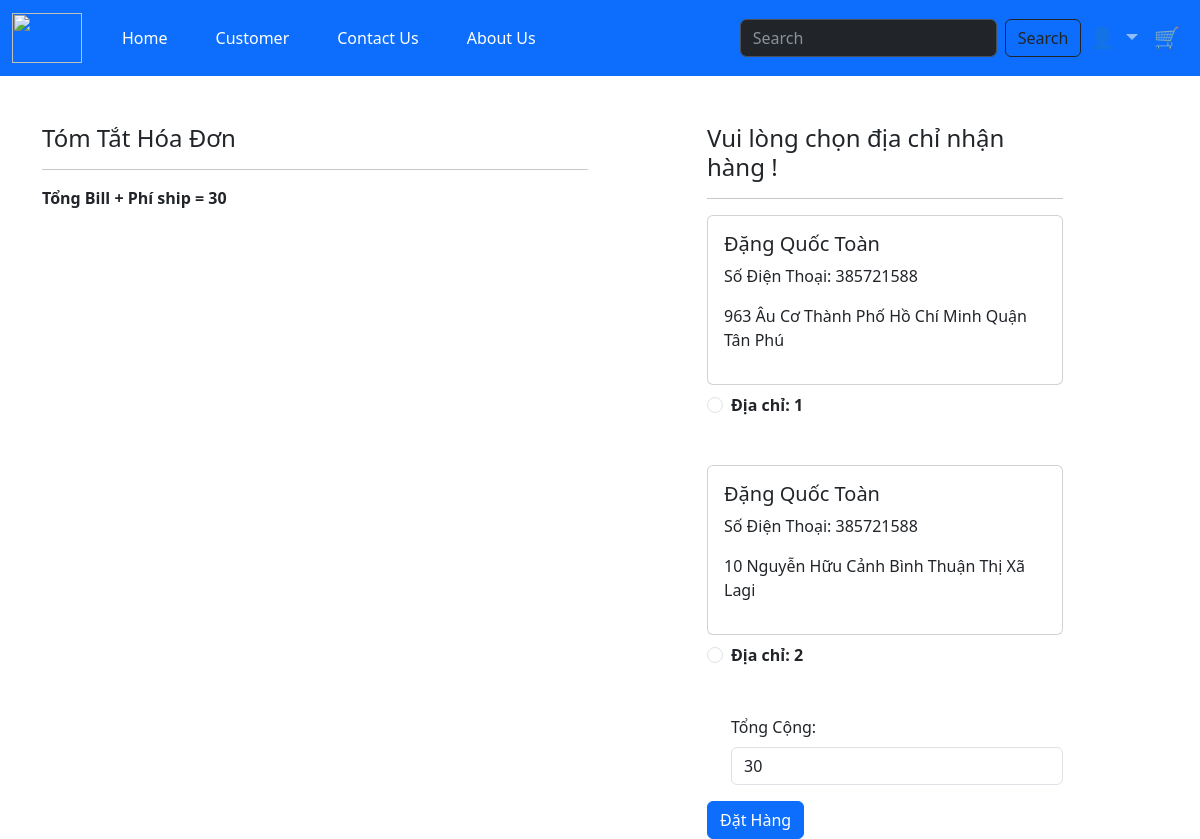
The app's page /checkout (signed in) with its own data.
### app/models.py (models this page shows, shortened)
class Customer(models.Model):
    user = models.ForeignKey(User, on_delete=models.SET_NULL, null=True,blank=False)
    name = models.CharField(max_length=200, null=True)
    email = models.CharField(max_length=200, null=True)
    city = models.CharField(max_length=200, null=True)
    phone = models.IntegerField(default=0)
    state  = models.CharField(max_length=200, null=True)
    address = models.CharField(max_length=200,null=True)

### app/views.py (the view)
# urls.py: path('checkout', views.checkout.as_view(), name='checkout'),
class checkout(View):
    def get(self, request):
        user = request.user
        add = Customer.objects.filter(user=user)
        cart_items = Cart.objects.filter(user=user)
        famount = 0
        for p in cart_items:
            value = p.quantity * p.product.price
            famount = famount + value
        totalamount = famount+30
        return render(request, 'checkout.html', locals())

### app/templates/checkout.html (shortened to what this page needs)
{% extends 'customer.html' %}
{% load static %}
{% block content %}
<div class="container">
	<div class="row mt-5">
		<div class="col-sm-6">
			<h4>Tóm Tắt Hóa Đơn</h4>
			<hr>
			<p class="fw-bold">Tổng Bill + Phí ship = {{totalamount}}</p>
		</div>
		<div class="col-sm-4 offset-sm-1">
			<h4>Vui lòng chọn địa chỉ nhận hàng !</h4>
			<hr>
			<form method="post" id ="myform">
				{% for ad in add %}
				<div class="card">
					<div class="card-body">
						<h5>{{ad.name}}</h5>
						<p>Số Điện Thoại: {{ad.phone}}</p>
						<p>{{ad.address}} {{ad.city}} {{ad.state}}</p>
					</div>
				</div>
				<div>
					<div class="form-check mt-2 mb-5">
						<input  class="form-check-input" type="radio" name="custid" id="custadd{{forloop.counter}}" value = "{{ad.id}}">
						<label class="form-check-label fw-bold" for="custadd{{forloop.counter}}">
							Địa chỉ: {{forloop.counter}}
						</label>
					</div>
					{% endfor %}
					<div class="form-check mb-3">
						<label for="totamount" class="form-label">Tổng Cộng: </label>
						<input type="number" name="totamount" class="form-control" value="{{totalamount}}" readonly>
					</div>
					<div class="d-gird"> <a href="/done" class="btn btn-primary">Đặt Hàng</a></div>
				</div>
			</form>
		</div>
	</div>
</div>
{% endblock %}

### app/static/app/css/main.css (style rules this page uses)
body { background-color: hsl(0, 0%, 98%); }
h1,h2,h3,h4,h5,h6 { color:hsl(0, 0%, 30%); }
.btn { border-radius: 0; }

### records on screen
Customer: name "Đặng Quốc Toàn", phone "385721588", address "963 Âu Cơ", city "Thành Phố Hồ Chí Minh", state "Quận Tân Phú"
Customer: name "Đặng Quốc Toàn", phone "385721588", address "10 Nguyễn Hữu Cảnh", city "Bình Thuận", state "Thị Xã Lagi"

### other values on screen
{{ totalamount }} "30"
